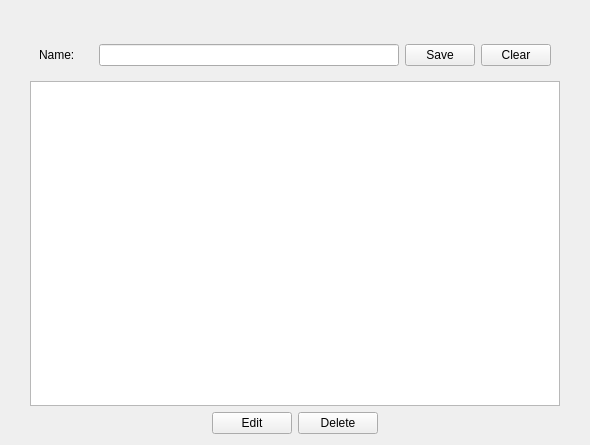
<?xml version="1.0" encoding="UTF-8"?>
<ui version="4.0">
 <class>ManageItemBrands</class>
 <widget class="QWidget" name="ManageItemBrands">
  <property name="geometry">
   <rect>
    <x>0</x>
    <y>0</y>
    <width>590</width>
    <height>445</height>
   </rect>
  </property>
  <property name="windowTitle">
   <string>Form</string>
  </property>
  <layout class="QGridLayout" name="gridLayout">
   <item row="0" column="0">
    <widget class="QFrame" name="frame">
     <property name="maximumSize">
      <size>
       <width>530</width>
       <height>16777215</height>
      </size>
     </property>
     <property name="frameShape">
      <enum>QFrame::NoFrame</enum>
     </property>
     <property name="frameShadow">
      <enum>QFrame::Raised</enum>
     </property>
     <layout class="QVBoxLayout" name="verticalLayout">
      <property name="leftMargin">
       <number>0</number>
      </property>
      <property name="topMargin">
       <number>0</number>
      </property>
      <property name="rightMargin">
       <number>0</number>
      </property>
      <property name="bottomMargin">
       <number>0</number>
      </property>
      <item>
       <widget class="QWidget" name="formWidget" native="true">
        <property name="maximumSize">
         <size>
          <width>16777215</width>
          <height>170</height>
         </size>
        </property>
        <layout class="QGridLayout" name="gridLayout_2">
         <item row="0" column="1">
          <widget class="QLabel" name="lbl_id">
           <property name="font">
            <font>
             <pointsize>12</pointsize>
             <weight>75</weight>
             <bold>true</bold>
            </font>
           </property>
           <property name="text">
            <string/>
           </property>
          </widget>
         </item>
         <item row="1" column="0">
          <widget class="QLabel" name="label">
           <property name="text">
            <string>Name:</string>
           </property>
          </widget>
         </item>
         <item row="1" column="1">
          <widget class="QLineEdit" name="name">
           <property name="maximumSize">
            <size>
             <width>300</width>
             <height>16777215</height>
            </size>
           </property>
          </widget>
         </item>
         <item row="1" column="2">
          <widget class="QPushButton" name="save_btn">
           <property name="maximumSize">
            <size>
             <width>70</width>
             <height>16777215</height>
            </size>
           </property>
           <property name="text">
            <string>Save</string>
           </property>
          </widget>
         </item>
         <item row="1" column="3">
          <widget class="QPushButton" name="clear_btn">
           <property name="maximumSize">
            <size>
             <width>70</width>
             <height>16777215</height>
            </size>
           </property>
           <property name="text">
            <string>Clear</string>
           </property>
          </widget>
         </item>
        </layout>
       </widget>
      </item>
      <item>
       <widget class="QTableWidget" name="detailtable">
        <property name="editTriggers">
         <set>QAbstractItemView::NoEditTriggers</set>
        </property>
        <property name="selectionMode">
         <enum>QAbstractItemView::SingleSelection</enum>
        </property>
        <property name="selectionBehavior">
         <enum>QAbstractItemView::SelectRows</enum>
        </property>
       </widget>
      </item>
      <item>
       <widget class="QWidget" name="widget" native="true">
        <layout class="QHBoxLayout" name="horizontalLayout_4">
         <property name="leftMargin">
          <number>0</number>
         </property>
         <property name="topMargin">
          <number>0</number>
         </property>
         <property name="rightMargin">
          <number>0</number>
         </property>
         <property name="bottomMargin">
          <number>0</number>
         </property>
         <item>
          <spacer name="horizontalSpacer">
           <property name="orientation">
            <enum>Qt::Horizontal</enum>
           </property>
           <property name="sizeHint" stdset="0">
            <size>
             <width>178</width>
             <height>20</height>
            </size>
           </property>
          </spacer>
         </item>
         <item>
          <widget class="QPushButton" name="edit_btn">
           <property name="text">
            <string>Edit</string>
           </property>
          </widget>
         </item>
         <item>
          <widget class="QPushButton" name="delete_btn">
           <property name="text">
            <string>Delete</string>
           </property>
          </widget>
         </item>
         <item>
          <spacer name="horizontalSpacer_2">
           <property name="orientation">
            <enum>Qt::Horizontal</enum>
           </property>
           <property name="sizeHint" stdset="0">
            <size>
             <width>178</width>
             <height>20</height>
            </size>
           </property>
          </spacer>
         </item>
        </layout>
       </widget>
      </item>
     </layout>
    </widget>
   </item>
  </layout>
 </widget>
 <resources/>
 <connections/>
</ui>
